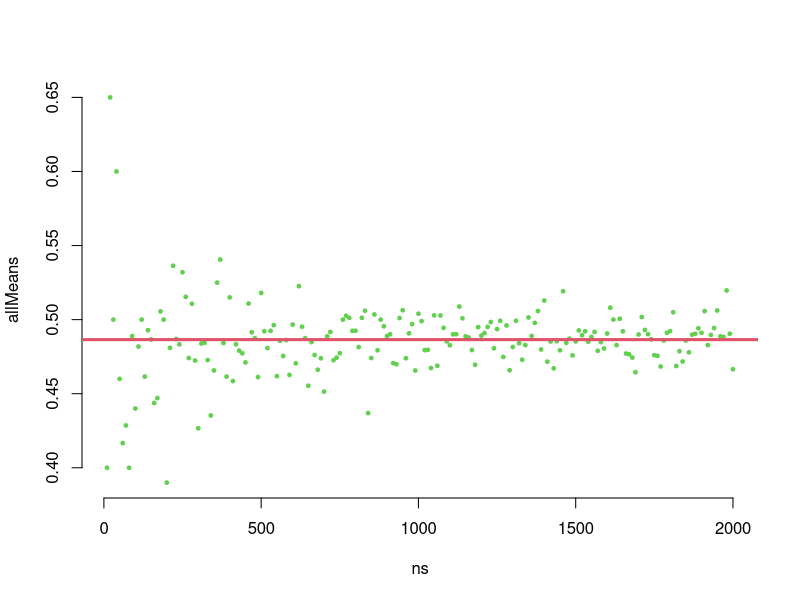

Reproduce this figure in R.
set.seed(75473)
n <- 40
samp2 <- rbinom(n, size=1, prob=18/37)
cat("Mean=",mean(samp2), ", SD=",sd(samp2),"\n")

pdf("images/chapter_4/LLN_roulette.pdf")
set.seed(95473)
ns <- seq(10, 2000, by=10)
L <- length(ns)
allMeans <- rep(0, L)
for (i in 1:L) {
  samp <- rbinom(ns[i], size=1, prob=18/37) # (@\wingding{1}@)
  allMeans[i] <- mean(samp)
}
plot(ns, allMeans, pch=19, cex=0.5, col=3, axes=FALSE)
axis(1); axis(2)
abline(h=18/37, lwd=3,col=2)
dev.off()

set.seed(15472)
n <- 10000
roulette <- rbinom(n, 1, 18/37)
cat("Prob. win=", mean(roulette),"\n")
cat("Paid: $", prettyNum(n, big.mark=","), ". Won: ", sum(roulette), "times.", "Total gain:", prettyNum(2*sum(roulette), big.mark = ","), "dollars. Net gain/loss:", prettyNum(2*sum(roulette)-n,big.mark = ","),"\n")
